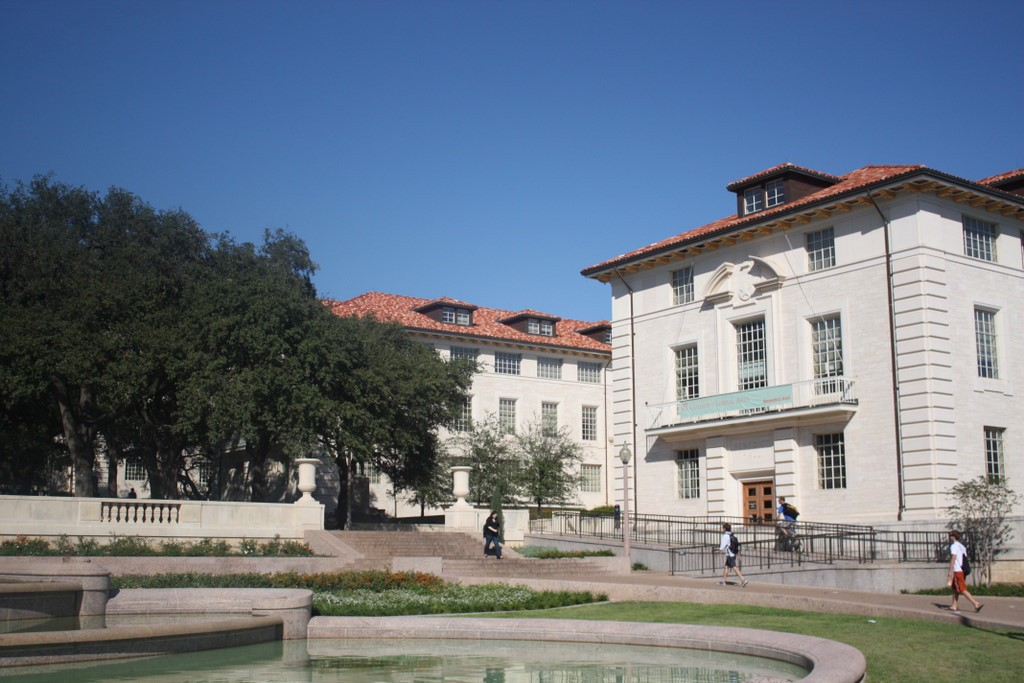
#> input picture images/trainimage.jpeg, 1024 x 683 px
$ python main2.py
#> lines starting #> are read from the running program, lines starting #| are printed output that depends on the picture; after the words box and inside, x2 and y2 are one past the last pixel; in counts of white or black regions, pixels touching at a corner belong together
# Implementation using ORB Feature Detector & BFMatcher for feature matching
import numpy as np
import cv2 as cv
import matplotlib.pyplot as plt

#Here we load image and for accurate results we load both image as a grayscale.
img1=cv.imread('images/trainimage.jpeg')
#> img1 is the input picture: shape (683, 1024, 3); mean B, G, R 132.3, 118.7, 107.9
cv.namedWindow('Image1',cv.WINDOW_NORMAL)
cv.imshow('Image1',img1)
img2=cv.imread('images/queryimage.jpeg')
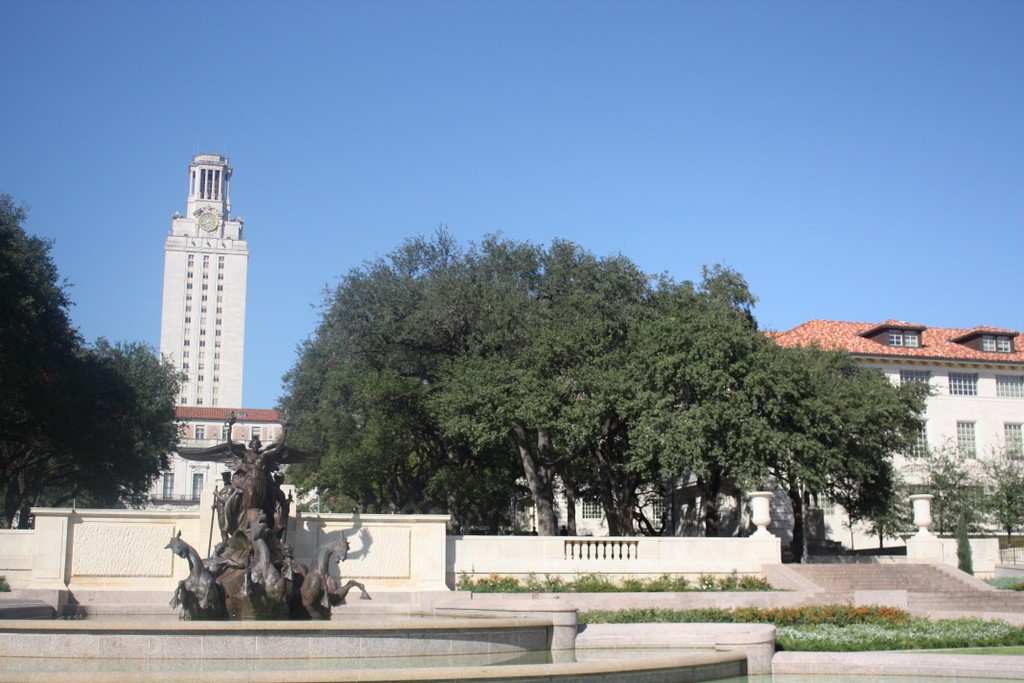
#> input picture images/queryimage.jpeg, 1024 x 683 px
#> img2 is the input picture: shape (683, 1024, 3); mean B, G, R 159.3, 139.8, 122
cv.namedWindow('Image2',cv.WINDOW_NORMAL)
cv.imshow('Image2',img2)
img1=cv.cvtColor(img1,cv.COLOR_BGR2GRAY)
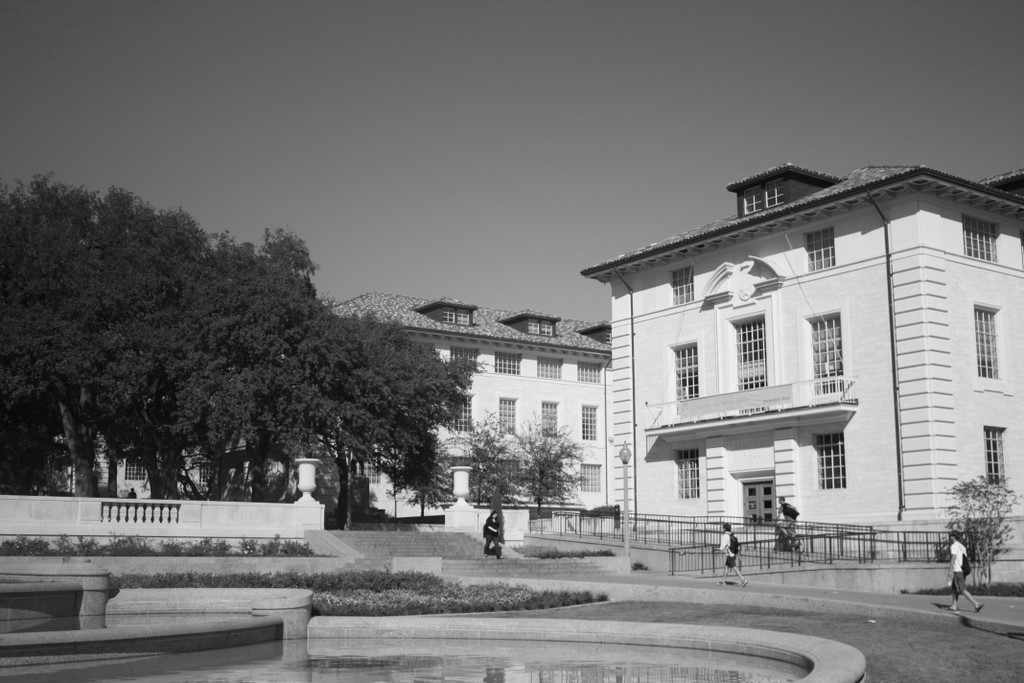
#> img1: shape (683, 1024); min 3, max 253, mean 117
img2=cv.cvtColor(img2,cv.COLOR_BGR2GRAY)
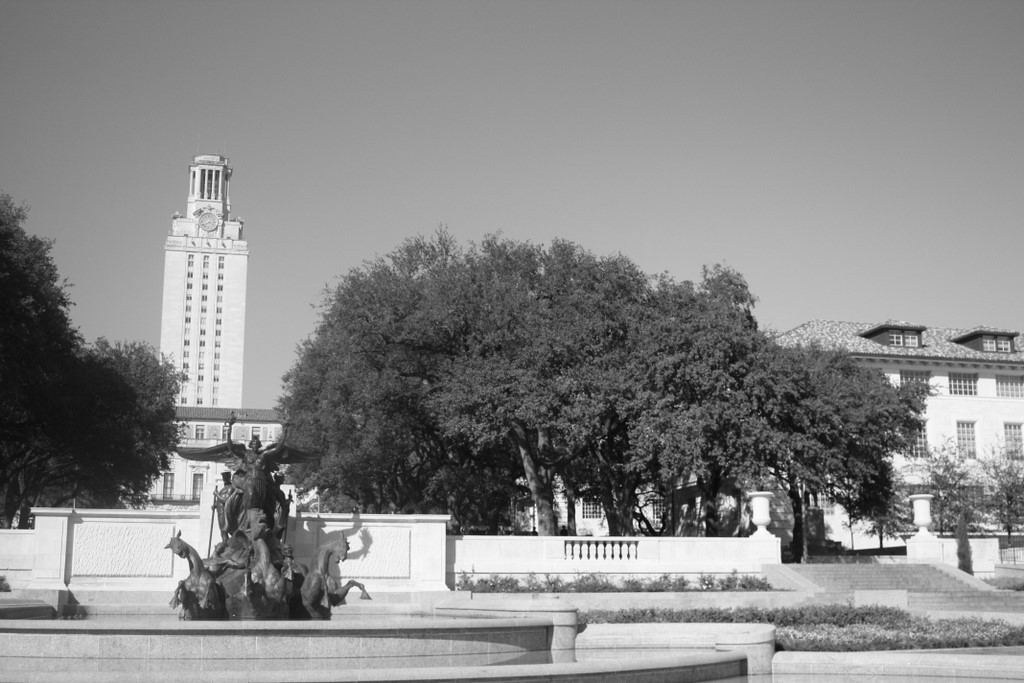
#> img2: shape (683, 1024); min 3, max 255, mean 136.7

#Create the ORB detector
orb = cv.ORB_create()

#Store the keypoints and detectors for both the images.
#orb.detectAndCompute() returns the keypoints(uses FAST Alogrithm) which contains:
    #co-ordinate of the keypoint
    #diameter of the keypoint neighbourhood(used for scale invariance)
    #angle orientation of the keypoint
    #the response by which the most strong keypoints have been selected.
    #octave(pyramid-layer) from which the keypoint is extracted(basically the scale of the image used)
    #object class
#It also computes descriptors(uses Rotated BRIEF Algorithm) where it outputs concatenated vectors of descriptors where each descriptor is a 32-element vector(less than SIFT and SURF)
kp1,des1 = orb.detectAndCompute(img1,None)
#> kp1 = 500 keypoints; strongest (x, y, size): (751, 385, 31), (762, 383, 31), (443, 516, 31), (425, 514, 37.2)
a_1 = cv.drawKeypoints(img1,kp1,None,color = (255,0,0))
kp2, des2 = orb.detectAndCompute(img2,None)
#> kp2 = 500 keypoints; strongest (x, y, size): (534, 528, 31), (535, 533, 37.2), (637, 508, 31), (596, 544, 37.2)
a_2 = cv.drawKeypoints(img2,kp2,None,color = (255,0,0))
cv.namedWindow('Keypoints 1',cv.WINDOW_NORMAL)
cv.namedWindow('Keypoints 2',cv.WINDOW_NORMAL)
cv.imshow("Keypoints 1", a_1)
cv.imshow("Keypoints 2",a_2)

#First create BFMatcher object which matches features by comparing descriptors from the first image with descriptors from other.
#BF-Matcher is simple.It takes the descriptor of one feature in first set and return the closest feature in other by some calculations.
bf = cv.BFMatcher_create()

#Find matching points using k-NN algorithm.
matches = bf.knnMatch(des1,des2,k=2)
#> matches = 500 matches

#Apply ratio test and store all good points as mentioned in paper(SIFT-SURF)
good_points=[]
list_for_hom=[]

for m,n in matches:
    if m.distance < 0.75*n.distance:
        good_points.append([m])
        list_for_hom.append(m)
#> after the loop, good_points = 47 matches; list_for_hom = 47 matches

#We keep a threshold number for matching, if matched we store the image points location and they are passed to form perspective transformation.
min_match=5

if len(good_points)>min_match:
    im1_pts=np.float32([kp1[m.queryIdx].pt for m in list_for_hom]).reshape(-1, 1, 2)
#> im1_pts = 47 rows, first 8: [183, 474], [247, 463], [456, 500], [443, 516], [376, 451], [124, 460], [178.8, 483.6], [148.8, 507.6]
    im2_pts=np.float32([kp2[m.trainIdx].pt for m in list_for_hom]).reshape(-1, 1, 2)
#> im2_pts = 47 rows, first 8: [637, 511], [699, 498], [916.8, 530.4], [905, 547], [829, 481], [581, 499], [633.6, 520.8], [608.4, 544.8]


#Now we stich image so first step we find the Homography Matrix by applying RANSAC algorithm
#and then calculate the warping transformation based on matched features.
width=img1.shape[1]+img2.shape[1]
#> width = 2048
height=img1.shape[0]+img2.shape[1]
#> height = 1707


H,mask= cv.findHomography(im1_pts,im2_pts,cv.RANSAC, 5.0)
#> H = [[0.821, 0.135, 417.8], [-0.133, 1.02, 49], [-0.000205, 6.28e-05, 1]]; mask = 47 values, max 1 at index 0, min 0 at index 8, mean 0.872
result=cv.warpPerspective(img1,H,(width,height))
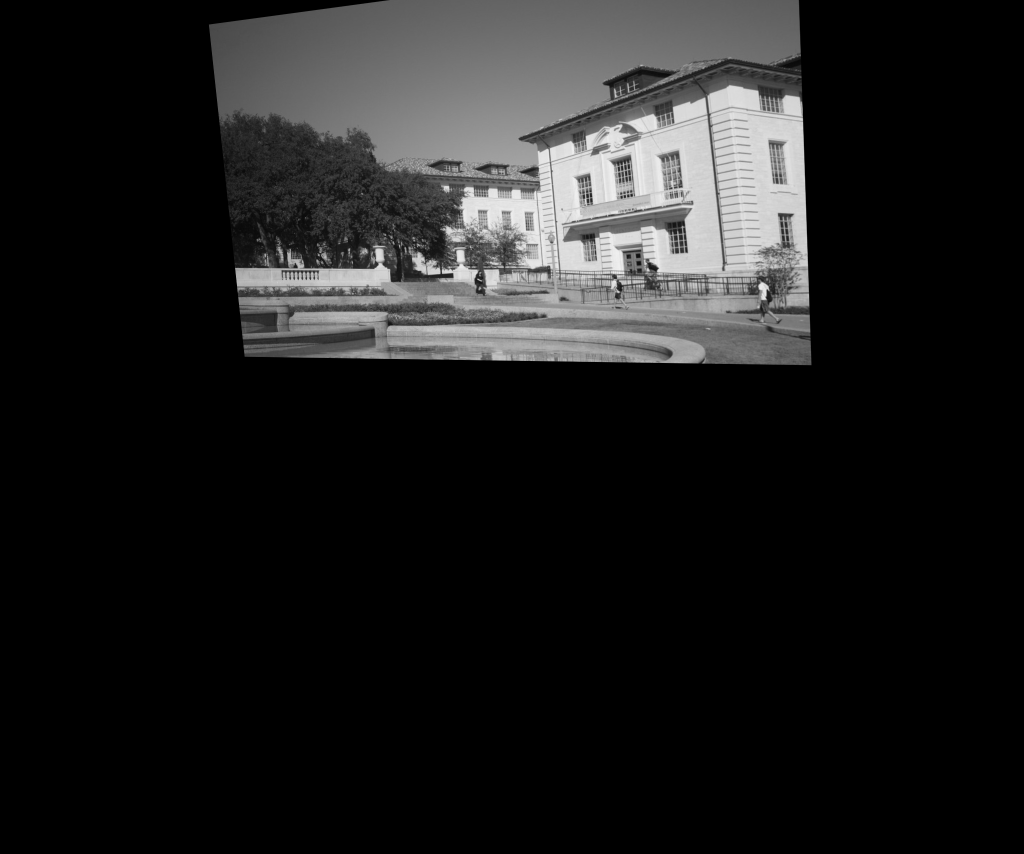
#> result: shape (1707, 2048) (shown at 1/2 size); min 0, max 249, mean 29.1
#Till now we have wrapped the img1 in the same plane as img2 and now we will place img2 in the resulting img
result[0:img2.shape[0],0:img2.shape[1]]=img2
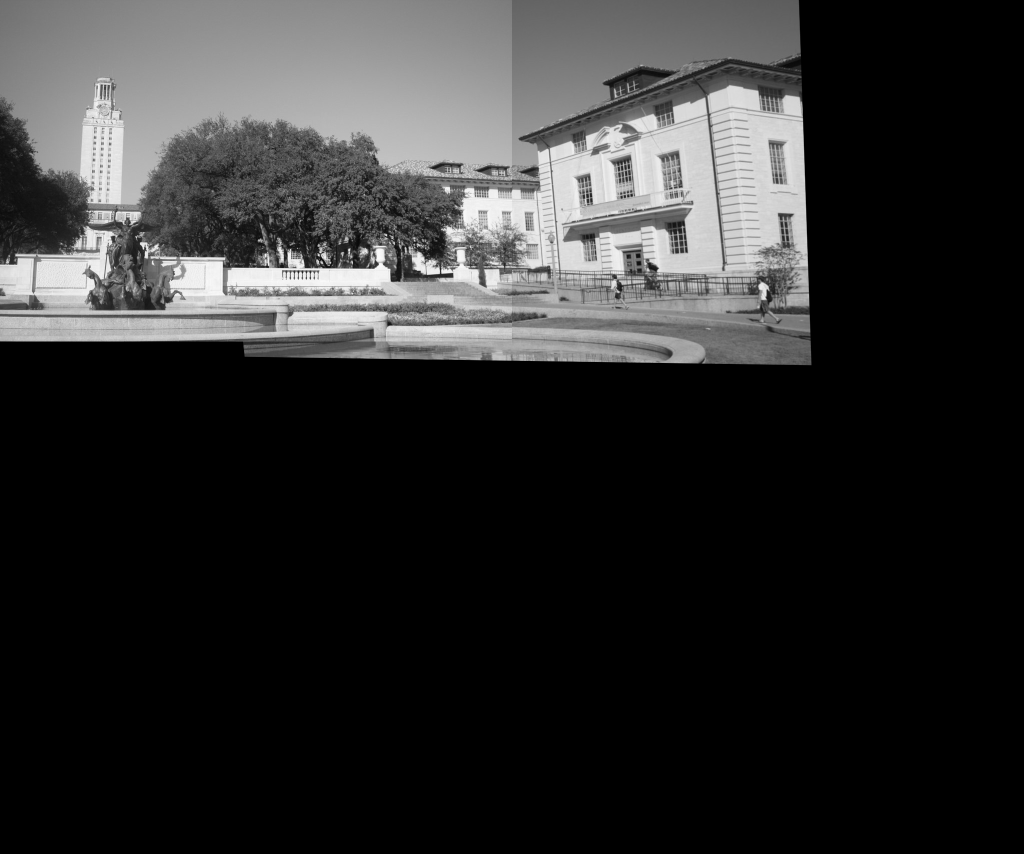
#> result: shape (1707, 2048) (shown at 1/2 size); 19.96% of pixels changed, all inside (x1, y1, x2, y2) = (0, 0, 1024, 683)

cv.namedWindow('Combined Image',cv.WINDOW_NORMAL)
cv.imshow('Combined Image',result)
while(cv.waitKey(1)!=ord('q')):
#> (key q is pressed here)
    pass
cv.destroyAllWindows()
